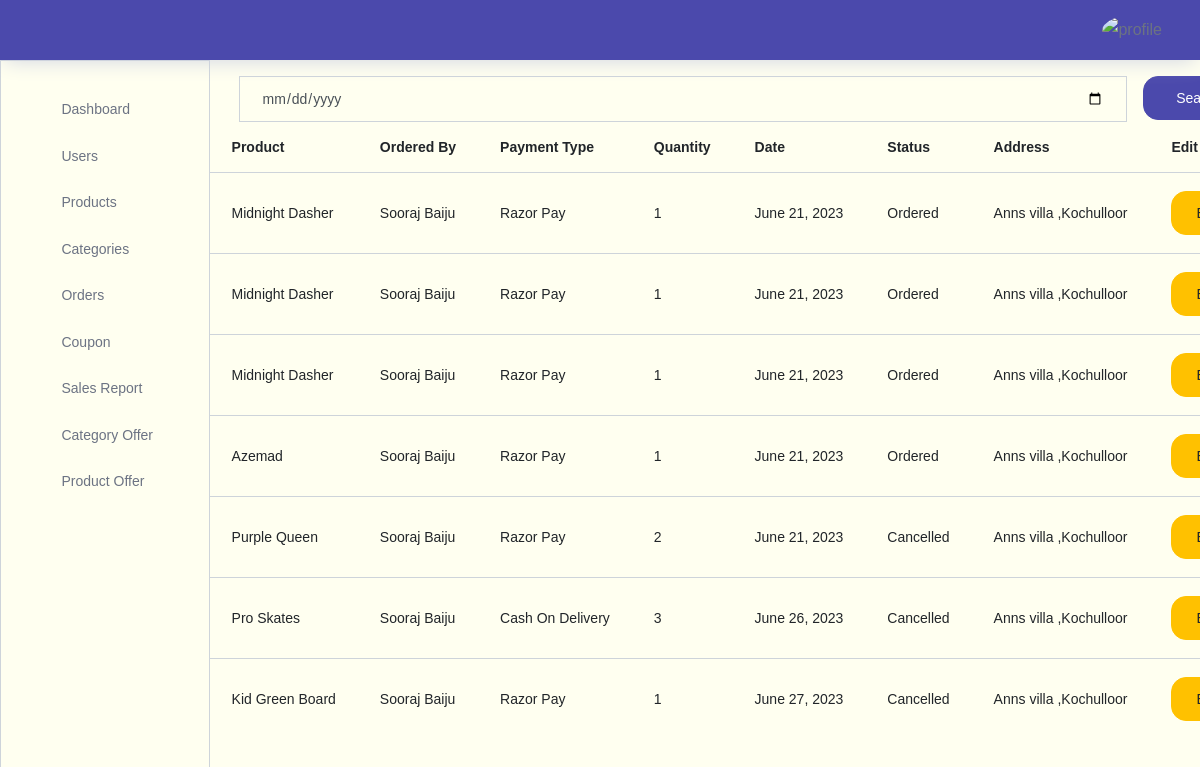
/storeadmin/orders/, run on the app's committed database.
### store/models.py (models this page shows)
class Orders(models.Model):
    user=models.ForeignKey(Customers,on_delete=models.CASCADE)
    product=models.ForeignKey(Products,on_delete=models.CASCADE)
    address=models.ForeignKey(Address,on_delete=models.CASCADE)
    orderdate=models.DateField(auto_now_add=True)
    orderstatus=models.CharField(max_length=200,default="pending")
    ordertype=models.CharField(max_length=200)
    quantity=models.PositiveIntegerField()
    finalprice=models.DecimalField(max_digits=10, decimal_places=2)
    ordernumber=models.ForeignKey(Ordernumber,on_delete=models.CASCADE)

class Products(models.Model):
    name=models.CharField(max_length=200,unique=True)
    price = models.DecimalField(max_digits=10, decimal_places=2)
    quantity=models.PositiveIntegerField()
    category=models.ForeignKey(Category,on_delete=models.CASCADE)
    description=models.TextField(blank=True)
    image1=models.ImageField(upload_to='store/products/', blank=True)
    image2=models.ImageField(upload_to='store/products/', blank=True)
    image3=models.ImageField(upload_to='store/products/', blank=True)
    image4=models.ImageField(upload_to='store/products/', blank=True)

class Customers(models.Model):
    username=models.CharField(max_length=200,unique=True)
    name=models.CharField(max_length=200)
    email=models.CharField(max_length=200)
    phonenumber=models.IntegerField(max_length=200)
    password=models.CharField(max_length=200)
    repassword=models.CharField(max_length=200)
    isblocked=models.BooleanField(default=False)

class Address(models.Model):
    customer=models.ForeignKey(Customers,on_delete=models.CASCADE)
    country=models.CharField(max_length=200)
    state=models.CharField(max_length=200)
    district=models.CharField(max_length=200)
    locality=models.CharField(max_length=200)
    house=models.CharField(max_length=200)
    pincode=models.PositiveIntegerField()

### storeadmin/views.py (the view)
# urls.py: path("orders/",views.orders,name="admin_orders"),
def orders(request):
    orderobjs=Orders.objects.all()
    if request.method=="POST":
        entereddate=request.POST["searchitem"]
        orderobjs=Orders.objects.filter(orderdate__icontains=entereddate)
    return render(request,"storeadmin/orders/orders.html",{"orderobjs":orderobjs})

### storeadmin/templates/storeadmin/orders/orders.html (shortened to what this page needs)
{% extends 'storeadmin/index.html' %}
{% block content %}
<div class="container">
  <div class="container">
    <form action="" method="POST">{% csrf_token %}
      <div class="input-group">
        <input style="background-color:#FFFFF0
        ;" type="date" name="searchitem" class="form-control mt-3" id="navbar-search-input" placeholder="Enter a date" aria-label="search" aria-describedby="search">
        <div>
          <button  type="submit" class="btn btn-primary btn-block mt-3 ml-3">Search</button>
        </div>
      </div>
    </form>
  </div>
  <div class="row">
    <table class="table table-hover">
      <thead>
        <tr>
          <th>Product</th>
          <th>Ordered By</th>
          <th>Payment Type</th>
          <th>Quantity</th>
          <th>Date</th>
          <th>Status</th>
          <th>Address</th>
          <th>Edit</th>
        </tr>
      </thead>
      <tbody>
        {% for item in orderobjs %}
        <tr>
          <td>{{ item.product.name }}</td>
          <td>{{ item.user.name }}</td>
          <td>{{ item.ordertype }}</td>
          <td>{{ item.quantity }}</td>
          <td>{{ item.orderdate }}</td>
          <td>{{ item.orderstatus }}</td>
          <td>{{ item.address.house }} ,{{ item.address.locality }}</td>
          <td><a href={% url 'admin_editorderstatus' item.id %}><button class="btn edit-btn btn-warning">Edit</button></a></td>
        </tr>
        {% endfor %}
      </tbody>
    </table>
  </div>
</div>
{% endblock content %}

### data on the page
Orders: product.name "Midnight Dasher", user.name "Sooraj Baiju", ordertype "Razor Pay", quantity "1", orderdate "June 21, 2023", orderstatus "Ordered", address.house "Anns villa", address.locality "Kochulloor"
Orders: product.name "Midnight Dasher", user.name "Sooraj Baiju", ordertype "Razor Pay", quantity "1", orderdate "June 21, 2023", orderstatus "Ordered", address.house "Anns villa", address.locality "Kochulloor"
Orders: product.name "Midnight Dasher", user.name "Sooraj Baiju", ordertype "Razor Pay", quantity "1", orderdate "June 21, 2023", orderstatus "Ordered", address.house "Anns villa", address.locality "Kochulloor"
Orders: product.name "Azemad", user.name "Sooraj Baiju", ordertype "Razor Pay", quantity "1", orderdate "June 21, 2023", orderstatus "Ordered", address.house "Anns villa", address.locality "Kochulloor"
Orders: product.name "Purple Queen", user.name "Sooraj Baiju", ordertype "Razor Pay", quantity "2", orderdate "June 21, 2023", orderstatus "Cancelled", address.house "Anns villa", address.locality "Kochulloor"
Orders: product.name "Pro Skates", user.name "Sooraj Baiju", ordertype "Cash On Delivery", quantity "3", orderdate "June 26, 2023", orderstatus "Cancelled", address.house "Anns villa", address.locality "Kochulloor"
Orders: product.name "Kid Green Board", user.name "Sooraj Baiju", ordertype "Razor Pay", quantity "1", orderdate "June 27, 2023", orderstatus "Cancelled", address.house "Anns villa", address.locality "Kochulloor"
